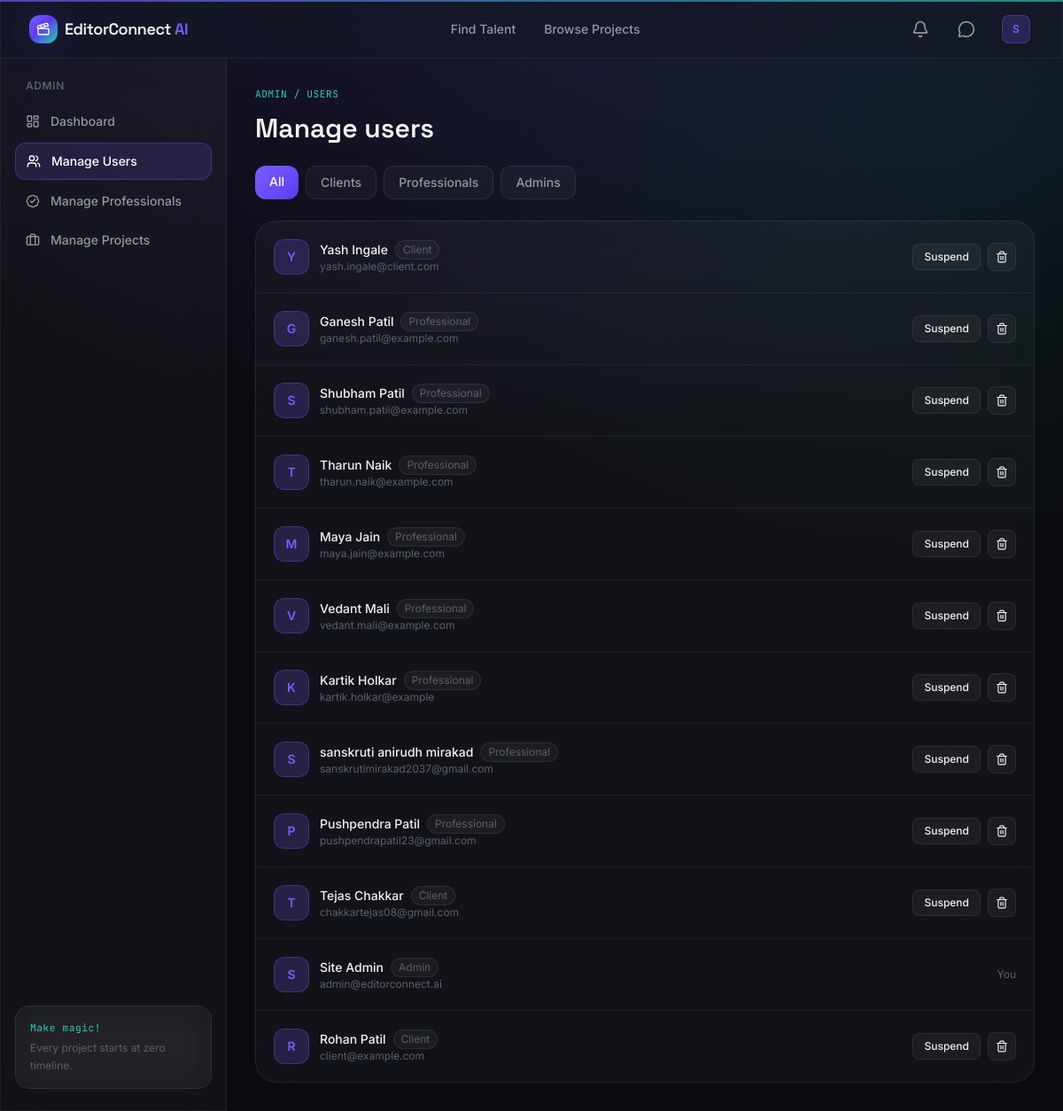
Page /admin/users (signed in) on the committed database.
### models/user.py (models this page shows, shortened)
class User(UserMixin, db.Model):
    __tablename__ = "users"
    id = db.Column(db.Integer, primary_key=True)
    name = db.Column(db.String(120), nullable=False)
    email = db.Column(db.String(150), unique=True, nullable=False, index=True)
    phone = db.Column(db.String(30))
    password_hash = db.Column(db.String(255), nullable=False)
    role = db.Column(db.String(20), nullable=False, default="client")
    is_active_account = db.Column(db.Boolean, default=True)
    is_verified = db.Column(db.Boolean, default=False)
    dark_mode = db.Column(db.Boolean, default=True)
    avatar = db.Column(db.String(255), default="default-avatar.png")
    created_at = db.Column(db.DateTime, default=lambda: datetime.now(timezone.utc))
    professional_profile = db.relationship(
        "Professional", backref="user", uselist=False, cascade="all, delete-orphan"
    )
    projects = db.relationship(
        "Project", backref="client", lazy="dynamic", cascade="all, delete-orphan",
        foreign_keys="Project.client_id"
    )
    notifications = db.relationship(
        "Notification", backref="user", lazy="dynamic", cascade="all, delete-orphan"
    )
    @property
    def is_admin(self):
        return self.role == "admin"
    @property
    def is_professional(self):
        return self.role == "professional"
    @property
    def is_client(self):
        return self.role == "client"
    def unread_notification_count(self):
        return self.notifications.filter_by(is_read=False).count()

### routes/admin.py (the view)
@admin_bp.route("/admin/users")
@login_required
@admin_required
def manage_users():
    role_filter = request.args.get("role", "")
    query = User.query
    if role_filter in ("client", "professional", "admin"):
        query = query.filter_by(role=role_filter)
    users = query.order_by(User.created_at.desc()).all()
    return render_template("admin/manage_users.html", users=users, role_filter=role_filter)

### models/user.py (called while the page is built)
@login_manager.user_loader
def load_user(user_id):
    return User.query.get(int(user_id))

### routes/admin.py (called while the page is built)
def admin_required(f):
    @wraps(f)
    def wrapped(*args, **kwargs):
        if not current_user.is_authenticated or not current_user.is_admin:
            flash("Admin access only.", "error")
            return redirect(url_for("main.index"))
        return f(*args, **kwargs)
    return wrapped

### templates/admin/manage_users.html (shortened to what this page needs)
{% extends "base.html" %}
{% block content %}
<p class="timecode mb-3">ADMIN / USERS</p>
<h1 class="font-display text-3xl font-semibold mb-6">Manage users</h1>
<div class="flex gap-2 mb-6">
  <a href="{{ url_for('admin.manage_users') }}" class="px-4 py-2 rounded-xl text-sm font-medium {% if not role_filter %}btn-gradient text-white{% else %}glass text-ink-muted hover:bg-white/10{% endif %}">All</a>
  <a href="{{ url_for('admin.manage_users', role='client') }}" class="px-4 py-2 rounded-xl text-sm font-medium {% if role_filter == 'client' %}btn-gradient text-white{% else %}glass text-ink-muted hover:bg-white/10{% endif %}">Clients</a>
  <a href="{{ url_for('admin.manage_users', role='professional') }}" class="px-4 py-2 rounded-xl text-sm font-medium {% if role_filter == 'professional' %}btn-gradient text-white{% else %}glass text-ink-muted hover:bg-white/10{% endif %}">Professionals</a>
  <a href="{{ url_for('admin.manage_users', role='admin') }}" class="px-4 py-2 rounded-xl text-sm font-medium {% if role_filter == 'admin' %}btn-gradient text-white{% else %}glass text-ink-muted hover:bg-white/10{% endif %}">Admins</a>
</div>
<div class="glass rounded-3xl divide-y divide-white/5 overflow-hidden">
  {% for u in users %}
  <div class="flex items-center justify-between p-5">
    <div class="flex items-center gap-3">
      <div class="w-10 h-10 rounded-xl bg-violet-glow/20 border border-violet-glow/30 flex items-center justify-center text-sm font-semibold text-violet-glow">
        {{ u.name[0]|upper }}
      </div>
      <div>
        <div class="flex items-center gap-2">
          <p class="text-sm font-medium">{{ u.name }}</p>
          <span class="text-xs px-2 py-0.5 rounded-full glass text-ink-faint capitalize">{{ u.role }}</span>
        </div>
        <p class="text-xs text-ink-faint">{{ u.email }}</p>
      </div>
    </div>
    <div class="flex items-center gap-2">
      {% if u.id != current_user.id %}
      <form method="POST" action="{{ url_for('admin.toggle_user_active', user_id=u.id) }}">
        <button type="submit" class="px-3 py-1.5 rounded-lg glass hover:bg-white/10 text-xs font-medium transition-colors">
          {% if u.is_active_account %}Suspend{% else %}Reactivate{% endif %}
        </button>
      </form>
      <form method="POST" action="{{ url_for('admin.delete_user', user_id=u.id) }}" onsubmit="return confirm('Permanently delete this account?');">
        <button type="submit" class="w-8 h-8 rounded-lg glass hover:bg-red-500/20 hover:text-red-400 flex items-center justify-center transition-colors">
          <i data-lucide="trash-2" class="w-3.5 h-3.5"></i>
        </button>
      </form>
      {% else %}
      <span class="text-xs text-ink-faint">You</span>
      {% endif %}
    </div>
  </div>
  {% else %}
  <div class="p-12 text-center text-sm text-ink-faint">No users found.</div>
  {% endfor %}
</div>
{% endblock %}

### templates/partials/navbar.html (shortened to what this page needs)
<nav class="sticky top-0 z-40 glass-strong border-b border-white/5">
  <div class="max-w-7xl mx-auto px-4 sm:px-6 lg:px-8">
    <div class="flex items-center justify-between h-16">
      <a href="{{ url_for('main.index') }}" class="flex items-center gap-2 group">
        <div class="w-8 h-8 rounded-xl bg-grade-gradient flex items-center justify-center shadow-glow">
          <i data-lucide="clapperboard" class="w-4 h-4 text-white"></i>
        </div>
        <span class="font-display font-semibold text-lg tracking-tight">EditorConnect <span class="text-violet-glow">AI</span></span>
      </a>
      <div class="hidden md:flex items-center gap-8 text-sm font-medium text-ink-muted">
        <a href="{{ url_for('main.professionals') }}" class="hover:text-ink transition-colors">Find Talent</a>
        <a href="{{ url_for('main.projects') }}" class="hover:text-ink transition-colors">Browse Projects</a>
      </div>
      <div class="flex items-center gap-3">
        {% if current_user.is_authenticated %}
          <a href="{{ url_for('notifications.index') }}" class="relative w-10 h-10 rounded-xl flex items-center justify-center hover:bg-white/5 transition-colors">
            <i data-lucide="bell" class="w-5 h-5 text-ink-muted"></i>
          </a>
          <a href="{{ url_for('messages.conversations') }}" class="w-10 h-10 rounded-xl flex items-center justify-center hover:bg-white/5 transition-colors">
            <i data-lucide="message-circle" class="w-5 h-5 text-ink-muted"></i>
          </a>
          <div class="relative group">
            <button class="flex items-center gap-2 pl-2 pr-1 py-1 rounded-xl hover:bg-white/5 transition-colors">
              <div class="w-8 h-8 rounded-lg bg-violet-glow/20 border border-violet-glow/30 flex items-center justify-center text-xs font-semibold text-violet-glow">
                {{ current_user.name[0]|upper }}
              </div>
            </button>
          </div>
        {% else %}
          <a href="{{ url_for('auth.login') }}" class="px-4 py-2 text-sm font-medium text-ink-muted hover:text-ink transition-colors">Log in</a>
          <a href="{{ url_for('auth.register') }}" class="px-4 py-2 text-sm font-medium rounded-xl btn-gradient text-white shadow-glow">Get Started</a>
        {% endif %}
      </div>
    </div>
  </div>
</nav>

### static/css/style.css (style rules this page uses)
body { background-image: radial-gradient(ellipse 80% 50% at 50% -10%, rgba(124,92,255,0.15), transparent), radial-gradient(ellipse 60% 40% at 90% 10%, rgba(34,211,184,0.08), transparent); background-attachment: fixed; }
.glass { background: rgba(255,255,255,0.035); backdrop-filter: blur(20px); -webkit-backdrop-filter: blur(20px); border: 1px solid rgba(255,255,255,0.08); }
.glass-strong { background: rgba(21,24,39,0.75); backdrop-filter: blur(24px); -webkit-backdrop-filter: blur(24px); border: 1px solid rgba(255,255,255,0.1); }
.btn-gradient { background-image: linear-gradient(135deg, #7C5CFF 0%, #5B3DF0 100%); transition: filter 0.2s ease, transform 0.2s ease; }
.timecode { font-family: 'JetBrains Mono', monospace; letter-spacing: 0.05em; color: #22D3B8; font-size: 0.7rem; }
a, button { outline-color: #7C5CFF; }

### rows in the picture
User: name "S", name "Site Admin", role "Admin", email "admin@editorconnect.ai", shows "You"
User: name "Y", name "Yash Ingale", role "Client", email "yash.ingale@client.com", is_active_account "Suspend"
User: name "G", name "Ganesh Patil", role "Professional", email "ganesh.patil@example.com", is_active_account "Suspend"
User: name "S", name "Shubham Patil", role "Professional", email "shubham.patil@example.com", is_active_account "Suspend"
User: name "T", name "Tharun Naik", role "Professional", email "tharun.naik@example.com", is_active_account "Suspend"
User: name "M", name "Maya Jain", role "Professional", email "maya.jain@example.com", is_active_account "Suspend"
User: name "V", name "Vedant Mali", role "Professional", email "vedant.mali@example.com", is_active_account "Suspend"
User: name "K", name "Kartik Holkar", role "Professional", email "kartik.holkar@example", is_active_account "Suspend"
User: name "S", name "sanskruti anirudh mirakad", role "Professional", email "sanskrutimirakad2037@gmail.com", is_active_account "Suspend"
User: name "P", name "Pushpendra Patil", role "Professional", email "pushpendrapatil23@gmail.com", is_active_account "Suspend"
User: name "T", name "Tejas Chakkar", role "Client", email "chakkartejas08@gmail.com", is_active_account "Suspend"
User: name "R", name "Rohan Patil", role "Client", email "client@example.com", is_active_account "Suspend"

### other values in the picture
{{ label }} "Dashboard Manage Users Manage Professionals Manage Projects"
